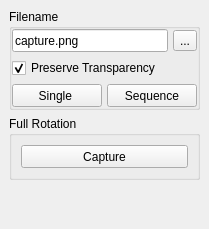
  <widget class="QDockWidget" name="dockWidget_Recorder">
   <property name="minimumSize">
    <size>
     <width>209</width>
     <height>214</height>
    </size>
   </property>
   <property name="windowTitle">
    <string>Recorder</string>
   </property>
   <attribute name="dockWidgetArea">
    <number>1</number>
   </attribute>
   <widget class="QWidget" name="dockWidgetContents_4">
    <layout class="QVBoxLayout" name="verticalLayout">
     <property name="spacing">
      <number>6</number>
     </property>
     <property name="leftMargin">
      <number>9</number>
     </property>
     <property name="topMargin">
      <number>9</number>
     </property>
     <property name="rightMargin">
      <number>9</number>
     </property>
     <property name="bottomMargin">
      <number>9</number>
     </property>
     <item>
      <widget class="QGroupBox" name="groupBox">
       <property name="sizePolicy">
        <sizepolicy hsizetype="Preferred" vsizetype="Preferred">
         <horstretch>0</horstretch>
         <verstretch>0</verstretch>
        </sizepolicy>
       </property>
       <property name="minimumSize">
        <size>
         <width>0</width>
         <height>0</height>
        </size>
       </property>
       <property name="maximumSize">
        <size>
         <width>16777215</width>
         <height>16777215</height>
        </size>
       </property>
       <property name="title">
        <string>Filename</string>
       </property>
       <property name="flat">
        <bool>false</bool>
       </property>
       <layout class="QVBoxLayout" name="verticalLayout_29">
        <property name="leftMargin">
         <number>0</number>
        </property>
        <property name="topMargin">
         <number>0</number>
        </property>
        <property name="rightMargin">
         <number>0</number>
        </property>
        <property name="bottomMargin">
         <number>0</number>
        </property>
        <item>
         <widget class="QFrame" name="frame_10">
          <property name="frameShape">
           <enum>QFrame::NoFrame</enum>
          </property>
          <property name="frameShadow">
           <enum>QFrame::Plain</enum>
          </property>
          <property name="lineWidth">
           <number>0</number>
          </property>
          <layout class="QHBoxLayout" name="horizontalLayout_3">
           <property name="spacing">
            <number>5</number>
           </property>
           <property name="leftMargin">
            <number>0</number>
           </property>
           <property name="topMargin">
            <number>0</number>
           </property>
           <property name="rightMargin">
            <number>0</number>
           </property>
           <property name="bottomMargin">
            <number>0</number>
           </property>
           <item>
            <widget class="QLineEdit" name="lineEditCaptureFile">
             <property name="minimumSize">
              <size>
               <width>0</width>
               <height>23</height>
              </size>
             </property>
             <property name="toolTip">
              <string>To change the filename, filetype and location of the captured images, please press the &quot;...&quot; button to the left of this fied.</string>
             </property>
             <property name="statusTip">
              <string>To change the filename, filetype and location of the captured images, please press the &quot;...&quot; button to the left of this fied.</string>
             </property>
             <property name="text">
              <string>capture.png</string>
             </property>
             <property name="readOnly">
              <bool>true</bool>
             </property>
            </widget>
           </item>
           <item>
            <widget class="QToolButton" name="toolButton_selectCaptureFilename">
             <property name="toolTip">
              <string>Click on this button to change the filename, filetype and location of the captured images.</string>
             </property>
             <property name="statusTip">
              <string>Click on this button to change the filename, filetype and location of the captured images.</string>
             </property>
             <property name="whatsThis">
              <string>Click on this button to change the filename, filetype and location of the captured images.</string>
             </property>
             <property name="text">
              <string>...</string>
             </property>
            </widget>
           </item>
          </layout>
         </widget>
        </item>
        <item>
         <widget class="QCheckBox" name="checkBox_PreserveTransparency">
          <property name="text">
           <string>Preserve Transparency</string>
          </property>
          <property name="checked">
           <bool>true</bool>
          </property>
         </widget>
        </item>
        <item>
         <widget class="QFrame" name="frame_15">
          <property name="frameShape">
           <enum>QFrame::NoFrame</enum>
          </property>
          <property name="frameShadow">
           <enum>QFrame::Plain</enum>
          </property>
          <property name="lineWidth">
           <number>0</number>
          </property>
          <layout class="QHBoxLayout" name="horizontalLayout_16">
           <property name="spacing">
            <number>5</number>
           </property>
           <property name="leftMargin">
            <number>0</number>
           </property>
           <property name="topMargin">
            <number>0</number>
           </property>
           <property name="rightMargin">
            <number>0</number>
           </property>
           <property name="bottomMargin">
            <number>0</number>
           </property>
           <item>
            <widget class="QPushButton" name="pushButton_5">
             <property name="minimumSize">
              <size>
               <width>0</width>
               <height>23</height>
              </size>
             </property>
             <property name="toolTip">
              <string>Capture a single image with the filename specified above.</string>
             </property>
             <property name="statusTip">
              <string>Capture a single image with the filename specified above.</string>
             </property>
             <property name="text">
              <string>Single </string>
             </property>
            </widget>
           </item>
           <item>
            <widget class="QPushButton" name="pushButton_6">
             <property name="minimumSize">
              <size>
               <width>0</width>
               <height>23</height>
              </size>
             </property>
             <property name="toolTip">
              <string>To capture multiple images press this button. This will create a new with the filename specified above appending an increasing number.</string>
             </property>
             <property name="statusTip">
              <string>To capture multiple images press this button. This will create a new with the filename specified above appending an increasing number.</string>
             </property>
             <property name="text">
              <string>Sequence</string>
             </property>
            </widget>
           </item>
          </layout>
         </widget>
        </item>
       </layout>
      </widget>
     </item>
     <item>
      <widget class="QGroupBox" name="groupBox_MovieCapture">
       <property name="minimumSize">
        <size>
         <width>0</width>
         <height>0</height>
        </size>
       </property>
       <property name="title">
        <string>Full Rotation</string>
       </property>
       <layout class="QVBoxLayout" name="verticalLayout_3">
        <property name="spacing">
         <number>6</number>
        </property>
        <property name="leftMargin">
         <number>9</number>
        </property>
        <property name="topMargin">
         <number>9</number>
        </property>
        <property name="rightMargin">
         <number>9</number>
        </property>
        <property name="bottomMargin">
         <number>9</number>
        </property>
        <item>
         <widget class="QPushButton" name="pushButton_7">
          <property name="minimumSize">
           <size>
            <width>0</width>
            <height>23</height>
           </size>
          </property>
          <property name="toolTip">
           <string>Automatically record a 360 degree rotation of the current view.</string>
          </property>
          <property name="statusTip">
           <string>Automatically record a 360 degree rotation of the current view.</string>
          </property>
          <property name="text">
           <string>Capture</string>
          </property>
         </widget>
        </item>
       </layout>
      </widget>
     </item>
     <item>
      <spacer name="verticalSpacer">
       <property name="orientation">
        <enum>Qt::Vertical</enum>
       </property>
       <property name="sizeHint" stdset="0">
        <size>
         <width>20</width>
         <height>40</height>
        </size>
       </property>
      </spacer>
     </item>
    </layout>
   </widget>
  </widget>
